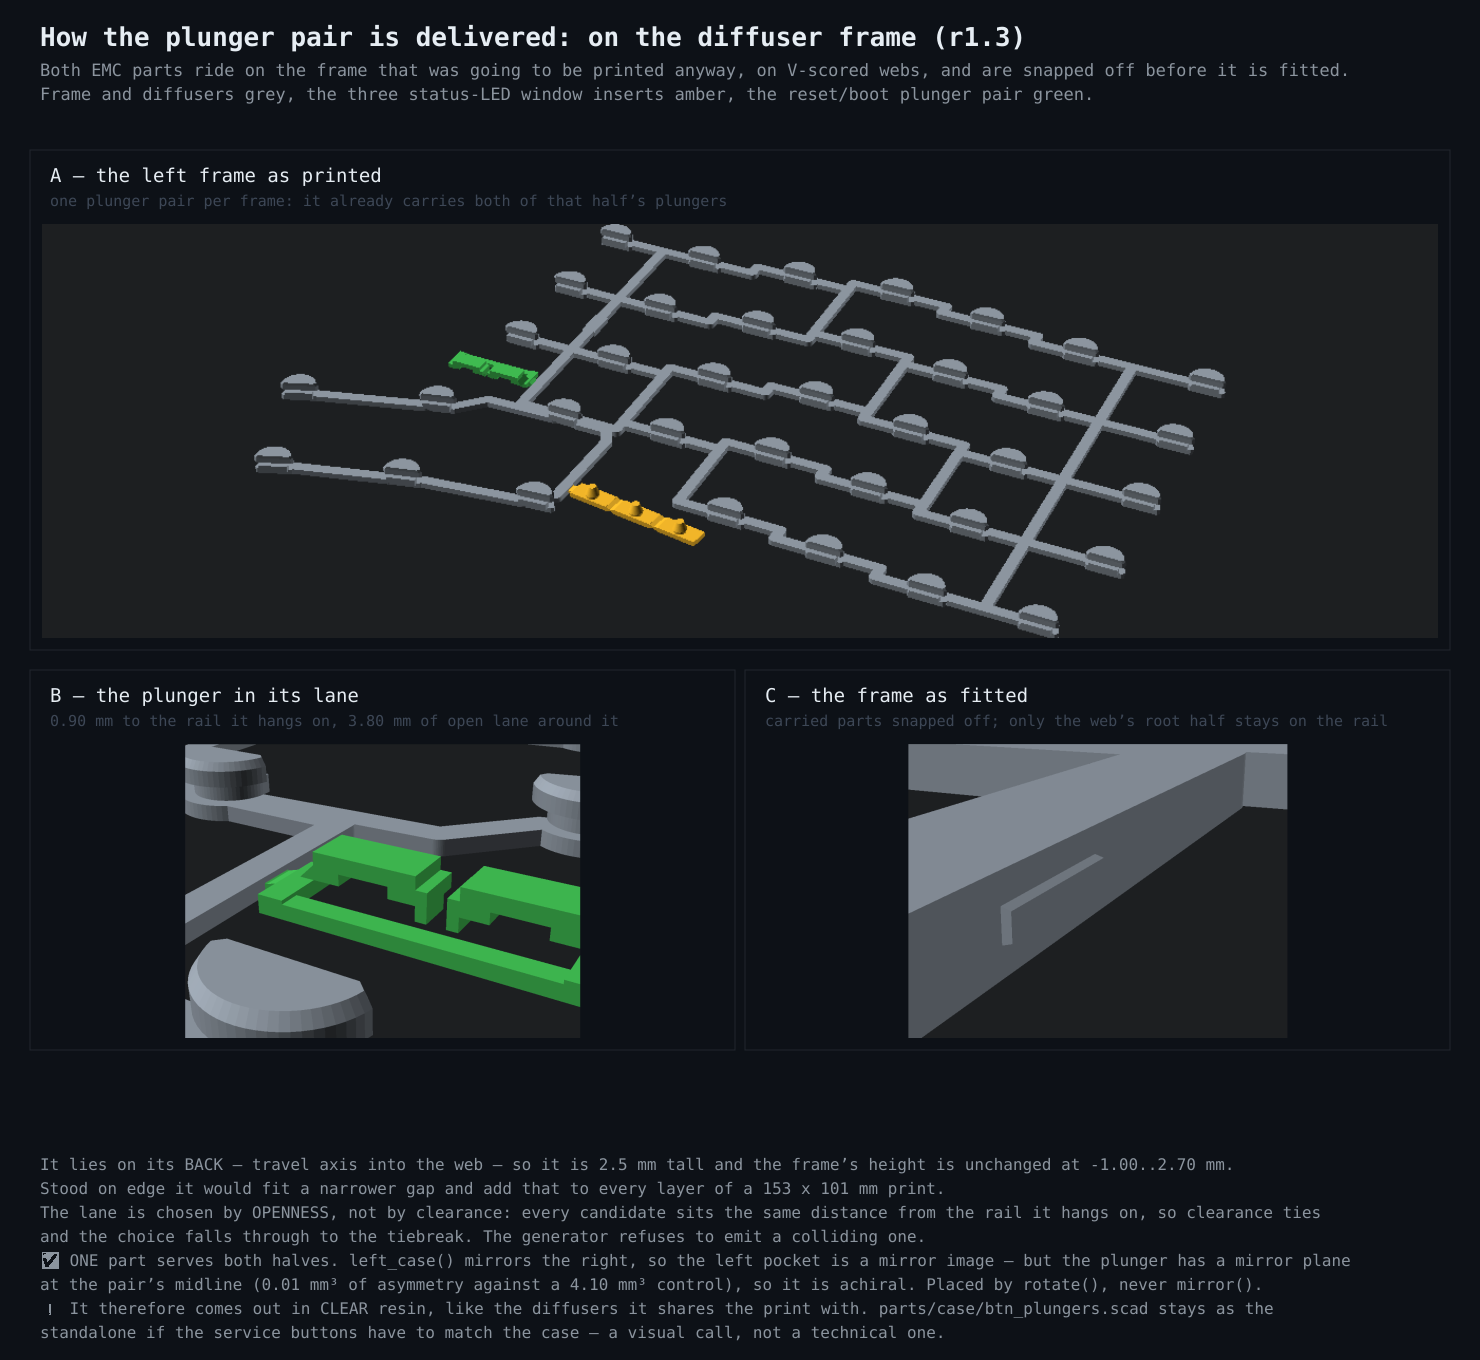

Reproduce this figure in Python.
"""The reset/boot plunger pair as it is DELIVERED: riding on the diffuser frame.

Self-contained -- it exports the pieces out of the generated frame, renders them
headless and composes the figure.  Artefacts go to $WORK and are reused.

    python3 RoHS/plunger-on-frame.py
    WORK=/tmp/pof FORCE=1 python3 RoHS/plunger-on-frame.py
"""
import os, re, subprocess, sys
from PIL import Image

REPO = subprocess.run(['git', 'rev-parse', '--show-toplevel'],
                      cwd=os.path.dirname(os.path.abspath(__file__)),
                      capture_output=True, text=True, check=True).stdout.strip()
sys.path.insert(0, f'{REPO}/.claude/skills/explain-geometry-figure')
from figlib import Fig, C

SIDE = 'left'
FRAME = f'{REPO}/parts/diffuser/diffuser_frame_{SIDE}.scad'
W = os.environ.get('WORK', '/tmp/plunger-on-frame')
FORCE = bool(os.environ.get('FORCE'))
os.makedirs(W, exist_ok=True)

src = open(FRAME, encoding='utf-8').read()
REV = re.search(r'^//\s+revision\s+(\S+)', src, re.M).group(1)
# The generator prints these into the module comment, so the figure cannot
# disagree with the part about how much room it actually has.
# ⚠️ SCOPED to the text above the plungers module. The insert row's comment
# carries the same sentence and comes first in the file, so an unscoped search
# captions the plunger with the LED row's clearance -- which it did, and the
# figure looked perfectly plausible with the wrong number on it.
_head = src[:src.index(f'module diffuser_frame_{SIDE}_plungers')]
CLR = float(re.findall(r'clearance to the rest of the frame: ([\d.]+) mm', _head)[-1])
OPEN = float(re.search(r'([\d.]+) mm of open lane here', _head).group(1))


def scad(name, body):
    out = f'{W}/{name}.stl'
    if os.path.exists(out) and not FORCE:
        return out
    open(f'{W}/{name}.scad', 'w').write(f'use <{FRAME}>\n{body}\n')
    print(f'  exporting {name} ...', flush=True)
    subprocess.run(['openscad', '-o', out, '--export-format', 'binstl',
                    f'{W}/{name}.scad'], check=True, capture_output=True)
    return out


def render(name, body, cam, size, ortho=False):
    """Preview mode, not --render=cgal: CGAL rendering returns ONE solid colour,
    and the whole point here is which part is which."""
    out = f'{W}/{name}.png'
    if os.path.exists(out) and not FORCE:
        return out
    open(f'{W}/{name}.scad', 'w').write(body)
    cmd = ['xvfb-run', '-a', 'openscad', '-o', out, f'--imgsize={size[0]},{size[1]}',
           '--colorscheme=Tomorrow Night']
    cmd += (['--viewall', '--autocenter'] if cam is None else [f'--camera={cam}'])
    if ortho:
        cmd.append('--projection=o')
    cmd.append(f'{W}/{name}.scad')
    print(f'  rendering {name} ...', flush=True)
    subprocess.run(cmd, check=True, capture_output=True)
    if os.path.getsize(out) == 0:
        raise SystemExit(f'{name}: empty PNG - no display?')
    return out


M = f'diffuser_frame_{SIDE}'
scad('base', f'difference() {{ union() {{ {M}_diffusers(); {M}_web(); }} {M}_revision(); }}')
scad('ins', f'{M}_inserts();')
scad('plg', f'{M}_plungers();')
scad('fitted', f'{M}_fitted();')

WHOLE = ('color("#8b949e") import("base.stl");\n'
         'color("#f0b429") import("ins.stl");\n'
         'color("#3fb950") import("plg.stl");\n')
FITTED = 'color("#8b949e") import("fitted.stl");\n'

render('top', WHOLE, None, (1500, 1000))
render('zoom', WHOLE, '-45,3,0.5,64,0,210,34', (1100, 820))
render('stub', FITTED, '-39.1,2.7,-0.4,72,0,205,7', (900, 700))


def content(path):
    im = Image.open(path).convert('RGB')
    px, (sw, sh) = im.load(), im.size
    bg = px[2, 2]
    x0, y0, x1, y1 = sw, sh, 0, 0
    for y in range(0, sh, 2):
        for x in range(0, sw, 2):
            q = px[x, y]
            if abs(q[0]-bg[0]) + abs(q[1]-bg[1]) + abs(q[2]-bg[2]) > 24:
                x0, y0 = min(x0, x), min(y0, y)
                x1, y1 = max(x1, x), max(y1, y)
    return im.size, (x0, y0, x1 - x0, y1 - y0)


f = Fig(1480, 1360)

def place(name, area):
    (sw, sh), (cx, cy, cw, ch) = content(f'{W}/{name}.png')
    ax, ay, aw, ah = area
    s = min(aw / cw, ah / ch)
    f.image(f'{W}/{name}.png', ax + (aw - cw*s)/2 - cx*s,
            ay + (ah - ch*s)/2 - cy*s, sw*s, sh*s, clip=area)

f.title(f'How the plunger pair is delivered: on the diffuser frame ({REV})',
        'Both EMC parts ride on the frame that was going to be printed anyway, on V-scored webs, and are snapped off before it is fitted.',
        'Frame and diffusers grey, the three status-LED window inserts amber, the reset/boot plunger pair green.')

f.panel(30, 150, 1420, 500, f'A — the {SIDE} frame as printed',
        'one plunger pair per frame: it already carries both of that half’s plungers')
place('top', (42, 224, 1396, 414))

f.panel(30, 670, 705, 380, 'B — the plunger in its lane',
        f'{CLR:.2f} mm to the rail it hangs on, {OPEN:.2f} mm of open lane around it')
place('zoom', (42, 744, 681, 294))

f.panel(745, 670, 705, 380, 'C — the frame as fitted',
        'carried parts snapped off; only the web’s root half stays on the rail')
place('stub', (757, 744, 681, 294))

f.footer('It lies on its BACK — travel axis into the web — so it is 2.5 mm tall and the frame’s height is unchanged at -1.00..2.70 mm.',
         'Stood on edge it would fit a narrower gap and add that to every layer of a 153 x 101 mm print.',
         'The lane is chosen by OPENNESS, not by clearance: every candidate sits the same distance from the rail it hangs on, so clearance ties',
         'and the choice falls through to the tiebreak. The generator refuses to emit a colliding one.',
         '✅ ONE part serves both halves. left_case() mirrors the right, so the left pocket is a mirror image — but the plunger has a mirror plane',
         'at the pair’s midline (0.01 mm³ of asymmetry against a 4.10 mm³ control), so it is achiral. Placed by rotate(), never mirror().',
         '⚠️ It therefore comes out in CLEAR resin, like the diffusers it shares the print with. parts/case/btn_plungers.scad stays as the',
         'standalone if the service buttons have to match the case — a visual call, not a technical one.')
f.save(f'{REPO}/RoHS/plunger-on-frame.svg')
f.png()
print('figure written')
